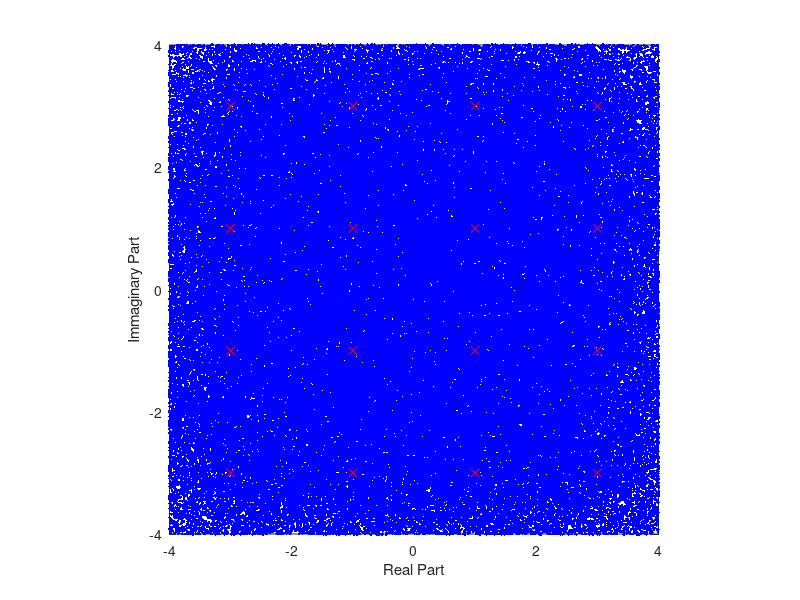

Write MATLAB code to recreate this figure. (Note: this script raises an error after producing the figure.)
clc, clear, format compact

N = 1e6;                    % Number of bits
binDt = randi(2,1,N) - 1;   % Generate integer numbers in range [1, 2]
                            % Subtract 1 to format data in range [0, 1]
SNR = -5;                   % Signal to Noise ratio, dB

% ----------------------------------------------------------------------
% Specify QAM-16 constellation as column vector
% Each row represents coordinates of a signal in constellation with
% code matching the number of the row (-1 due to Matlab indexing specifics)
mapQAM16 = [-1-1i; -1-3i; -1+1i; -1+3i;
            -3-1i; -3-3i; -3+1i; -3+3i;
            +1-1i; +1-3i; +1+1i; +1+3i;
            +3-1i; +3-3i; +3+1i; +3+3i];

% ----------------------------------------------------------------------             
% Format binary data as symbols consisting of 4 bits per symbol
% Use 'reshape' command to create 4xN/4 matrix
symDt = reshape(binDt, 4, N/4);

% Each column of this matrix represents a QAM-16 symbol (4 bits)
% Convert this binary notation of symbols into decimal format
% Note: The first row denotes the most significant bit
symDt = 2.^(3:-1:0) * symDt; 

% Now each symbol is represented in decimal form in range from 0 to 15


% ----------------------------------------------------------------------             
% Perform modulation by mapping integer symbols to corresponding QAM-16 signals
% Furthermore, add noise with specified SNR by using "awgn()" function.
symMod = mapQAM16(symDt + 1);     % Add +1 to each symbol to account for Matlab indexing
symNoi = awgn(symMod, SNR);

% Plot resulting signals:
%   * Blue dots - noisy signal
%   * Red crosses - ideal signals
figure(1);
plot(symNoi, 'b.');
hold on, plot(mapQAM16, 'rx'), hold off;
xlim([-4, 4]), ylim([-4, 4]);
xlabel('Real Part'), ylabel('Immaginary Part');
axis square;

% ----------------------------------------------------------------------             
% Perform demodulation by finding closest ideal signal from constellation and
% convert decimal symbols into binary codewords. This script is provided.
% Feel free to study its contents and evaluate its operation.
demodData

% ----------------------------------------------------------------------
% Count number of errors by comparing vectors binDt and binDmd.
% Use '~=' logical operator for comparison and count number of mismatches
numErr = sum(binDmd ~= binDt)
BERval = numErr/N          % Number of errors ratio to total number of bits N
